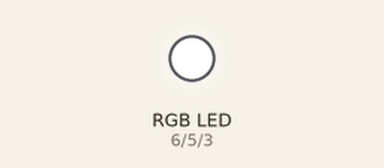
A sketch run on a simulated Arduino Uno, built with avr-gcc and run on an emulated ATmega328P. Parts: an RGB LED mixed from three pins (HIGH = lit).

Above: at 0.1 s.
Timing chart, 0 to 1.6 s (numbered marks = the images above):
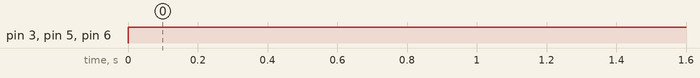

The sketch:

RGB_LED_-_Common_Cathode.ino
```cpp
#define redPin 6
#define greenPin 5
#define bluePin 3

void setup()
{
  pinMode(redPin, OUTPUT);
  pinMode(greenPin, OUTPUT);
  pinMode(bluePin, OUTPUT);
}

void loop()
{
  setColor(255, 255, 255);
}

void setColor(int red, int green, int blue)
{
  analogWrite(redPin, red);
  analogWrite(greenPin, green);
  analogWrite(bluePin, blue);
}
```

Measured:
- by itself, pin 3 (bluePin), pin 5 (greenPin), pin 6 (redPin): LOW → HIGH at 0.00 s
